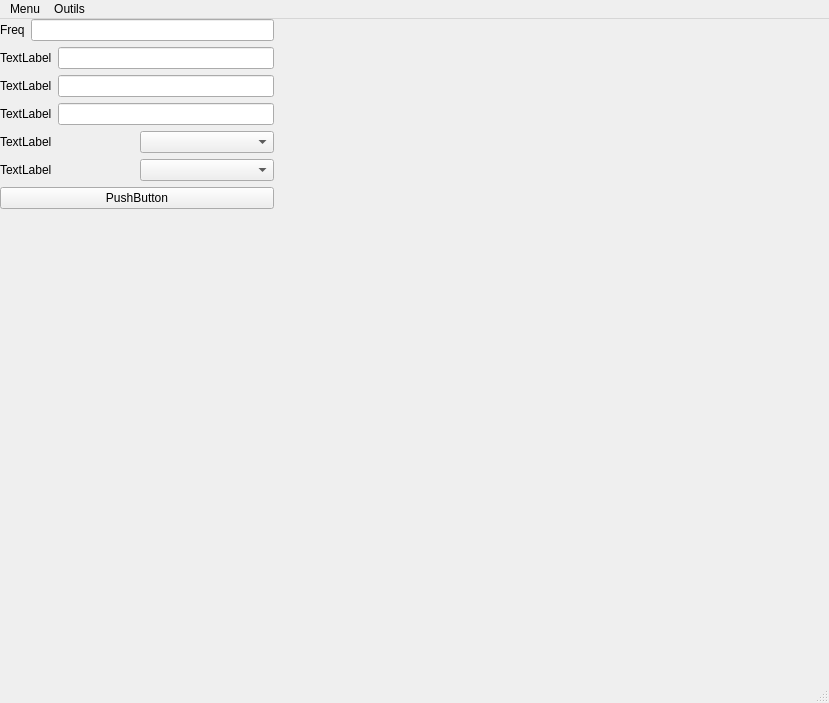
<?xml version="1.0" encoding="UTF-8"?>
<ui version="4.0">
 <class>MainWindow</class>
 <widget class="QMainWindow" name="MainWindow">
  <property name="geometry">
   <rect>
    <x>0</x>
    <y>0</y>
    <width>829</width>
    <height>703</height>
   </rect>
  </property>
  <property name="windowTitle">
   <string>MainWindow</string>
  </property>
  <widget class="QWidget" name="centralwidget">
   <widget class="QWidget" name="horizontalLayoutWidget">
    <property name="geometry">
     <rect>
      <x>0</x>
      <y>0</y>
      <width>821</width>
      <height>631</height>
     </rect>
    </property>
    <layout class="QHBoxLayout" name="horizontalLayout">
     <item>
      <layout class="QVBoxLayout" name="verticalLayout_2">
       <item>
        <layout class="QHBoxLayout" name="horizontalLayout_2">
         <item>
          <layout class="QHBoxLayout" name="horizontalLayout_5">
           <item>
            <widget class="QLabel" name="label">
             <property name="text">
              <string>Freq</string>
             </property>
            </widget>
           </item>
           <item>
            <widget class="QLineEdit" name="lineEdit"/>
           </item>
          </layout>
         </item>
        </layout>
       </item>
       <item>
        <layout class="QVBoxLayout" name="verticalLayout_3">
         <item>
          <layout class="QHBoxLayout" name="horizontalLayout_7">
           <item>
            <widget class="QLabel" name="label_2">
             <property name="text">
              <string>TextLabel</string>
             </property>
            </widget>
           </item>
           <item>
            <widget class="QLineEdit" name="lineEdit_2"/>
           </item>
          </layout>
         </item>
        </layout>
       </item>
       <item>
        <layout class="QHBoxLayout" name="horizontalLayout_4">
         <item>
          <widget class="QLabel" name="label_3">
           <property name="text">
            <string>TextLabel</string>
           </property>
          </widget>
         </item>
         <item>
          <widget class="QLineEdit" name="lineEdit_3"/>
         </item>
        </layout>
       </item>
       <item>
        <layout class="QHBoxLayout" name="horizontalLayout_3">
         <item>
          <widget class="QLabel" name="label_4">
           <property name="text">
            <string>TextLabel</string>
           </property>
          </widget>
         </item>
         <item>
          <widget class="QLineEdit" name="lineEdit_4"/>
         </item>
        </layout>
       </item>
       <item>
        <layout class="QHBoxLayout" name="horizontalLayout_6">
         <item>
          <widget class="QLabel" name="label_6">
           <property name="text">
            <string>TextLabel</string>
           </property>
          </widget>
         </item>
         <item>
          <widget class="QComboBox" name="comboBox_2"/>
         </item>
        </layout>
       </item>
       <item>
        <layout class="QHBoxLayout" name="horizontalLayout_8">
         <item>
          <widget class="QLabel" name="label_7">
           <property name="text">
            <string>TextLabel</string>
           </property>
          </widget>
         </item>
         <item>
          <widget class="QComboBox" name="comboBox_3"/>
         </item>
        </layout>
       </item>
       <item>
        <layout class="QVBoxLayout" name="verticalLayout_7">
         <item>
          <widget class="QPushButton" name="pushButton">
           <property name="text">
            <string>PushButton</string>
           </property>
          </widget>
         </item>
         <item>
          <spacer name="verticalSpacer">
           <property name="orientation">
            <enum>Qt::Vertical</enum>
           </property>
           <property name="sizeHint" stdset="0">
            <size>
             <width>20</width>
             <height>40</height>
            </size>
           </property>
          </spacer>
         </item>
        </layout>
       </item>
      </layout>
     </item>
     <item>
      <spacer name="horizontalSpacer_2">
       <property name="orientation">
        <enum>Qt::Horizontal</enum>
       </property>
       <property name="sizeHint" stdset="0">
        <size>
         <width>40</width>
         <height>20</height>
        </size>
       </property>
      </spacer>
     </item>
     <item>
      <spacer name="horizontalSpacer">
       <property name="orientation">
        <enum>Qt::Horizontal</enum>
       </property>
       <property name="sizeHint" stdset="0">
        <size>
         <width>40</width>
         <height>20</height>
        </size>
       </property>
      </spacer>
     </item>
     <item>
      <layout class="QVBoxLayout" name="verticalLayout">
       <item>
        <layout class="QVBoxLayout" name="verticalLayout_4"/>
       </item>
       <item>
        <layout class="QVBoxLayout" name="verticalLayout_6"/>
       </item>
       <item>
        <layout class="QVBoxLayout" name="verticalLayout_5"/>
       </item>
      </layout>
     </item>
    </layout>
   </widget>
  </widget>
  <widget class="QMenuBar" name="menubar">
   <property name="geometry">
    <rect>
     <x>0</x>
     <y>0</y>
     <width>829</width>
     <height>21</height>
    </rect>
   </property>
   <widget class="QMenu" name="menuMenu">
    <property name="title">
     <string>Menu</string>
    </property>
    <addaction name="actionOuvrir"/>
    <addaction name="actionSauvegarder"/>
    <addaction name="actionNouveaux"/>
    <addaction name="separator"/>
    <addaction name="actionOptions"/>
    <addaction name="actionQuitter"/>
   </widget>
   <widget class="QMenu" name="menuOutils">
    <property name="title">
     <string>Outils</string>
    </property>
    <addaction name="actionFFT"/>
    <addaction name="separator"/>
    <addaction name="actionConstellations"/>
    <addaction name="separator"/>
    <addaction name="actionDirection"/>
    <addaction name="separator"/>
    <addaction name="actionCapture_d_cran"/>
   </widget>
   <addaction name="menuMenu"/>
   <addaction name="menuOutils"/>
  </widget>
  <widget class="QStatusBar" name="statusbar"/>
  <action name="actionOuvrir">
   <property name="text">
    <string>Ouvrir </string>
   </property>
  </action>
  <action name="actionSauvegarder">
   <property name="text">
    <string>Sauvegarder</string>
   </property>
  </action>
  <action name="actionNouveaux">
   <property name="text">
    <string>Nouveaux</string>
   </property>
  </action>
  <action name="actionOptions">
   <property name="text">
    <string>Options</string>
   </property>
  </action>
  <action name="actionQuitter">
   <property name="text">
    <string>Quitter</string>
   </property>
  </action>
  <action name="actionFFT">
   <property name="text">
    <string>FFT</string>
   </property>
  </action>
  <action name="actionConstellations">
   <property name="text">
    <string>Constellations</string>
   </property>
  </action>
  <action name="actionDirection">
   <property name="text">
    <string>Direction</string>
   </property>
  </action>
  <action name="actionCapture_d_cran">
   <property name="text">
    <string>Capture d'écran</string>
   </property>
  </action>
 </widget>
 <resources/>
 <connections/>
</ui>
